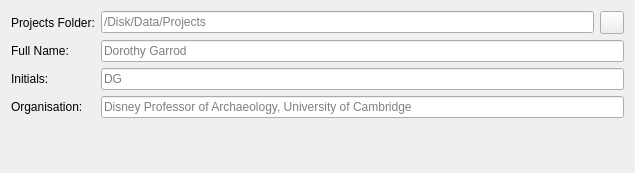
<?xml version="1.0" encoding="UTF-8"?>
<ui version="4.0">
 <class>PreferencesWidget</class>
 <widget class="QWidget" name="PreferencesWidget">
  <property name="geometry">
   <rect>
    <x>0</x>
    <y>0</y>
    <width>635</width>
    <height>173</height>
   </rect>
  </property>
  <property name="windowTitle">
   <string>PreferencesWidget</string>
  </property>
  <layout class="QGridLayout" name="gridLayout">
   <item row="0" column="0">
    <widget class="QLabel" name="projectsFolderLabel">
     <property name="text">
      <string>Projects Folder:</string>
     </property>
     <property name="buddy">
      <cstring>projectsFolderEdit</cstring>
     </property>
    </widget>
   </item>
   <item row="0" column="1">
    <widget class="QLineEdit" name="projectsFolderEdit">
     <property name="placeholderText">
      <string>/Disk/Data/Projects</string>
     </property>
    </widget>
   </item>
   <item row="0" column="2">
    <widget class="QToolButton" name="projectsFolderButton">
     <property name="icon">
      <iconset>
       <normaloff>:/plugins/ark/folder.png</normaloff>:/plugins/ark/folder.png</iconset>
     </property>
    </widget>
   </item>
   <item row="1" column="0">
    <widget class="QLabel" name="userFullNameLabel">
     <property name="text">
      <string>Full Name:</string>
     </property>
     <property name="buddy">
      <cstring>userFullNameEdit</cstring>
     </property>
    </widget>
   </item>
   <item row="1" column="1" colspan="2">
    <widget class="QLineEdit" name="userFullNameEdit">
     <property name="placeholderText">
      <string>Dorothy Garrod</string>
     </property>
    </widget>
   </item>
   <item row="2" column="0">
    <widget class="QLabel" name="userInitialsLabel">
     <property name="text">
      <string>Initials:</string>
     </property>
     <property name="buddy">
      <cstring>userInitialsEdit</cstring>
     </property>
    </widget>
   </item>
   <item row="2" column="1" colspan="2">
    <widget class="QLineEdit" name="userInitialsEdit">
     <property name="placeholderText">
      <string>DG</string>
     </property>
    </widget>
   </item>
   <item row="3" column="0">
    <widget class="QLabel" name="organisationLabel">
     <property name="text">
      <string>Organisation:</string>
     </property>
    </widget>
   </item>
   <item row="3" column="1" colspan="2">
    <widget class="QLineEdit" name="organisationEdit">
     <property name="placeholderText">
      <string>Disney Professor of Archaeology, University of Cambridge</string>
     </property>
    </widget>
   </item>
   <item row="4" column="0" colspan="3">
    <spacer name="verticalSpacer">
     <property name="orientation">
      <enum>Qt::Vertical</enum>
     </property>
     <property name="sizeHint" stdset="0">
      <size>
       <width>608</width>
       <height>17</height>
      </size>
     </property>
    </spacer>
   </item>
  </layout>
 </widget>
 <resources/>
 <connections/>
</ui>
